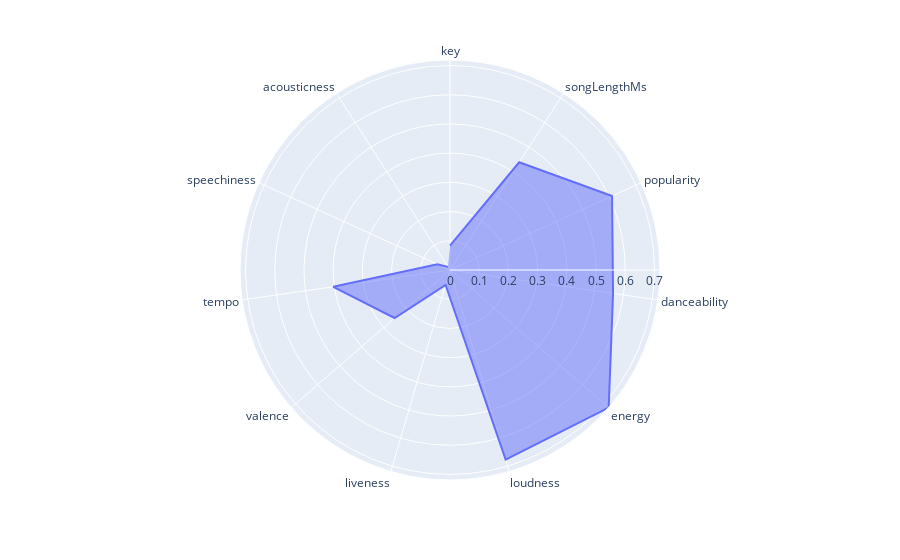

Write notebook code for a chart like this one.
### Markdown cell above
I'm going to start with the best piece of music ever produced: _Run Away With Me_

### Code cell
import plotly.express as px

of_interest=['trackName', 'key', 'songLengthMs', 'popularity', 'danceability', 'energy', 'loudness', 'liveness', 'valence', 'tempo', 'speechiness', 'acousticness']

run_with_me = songs_liked_scaled[songs_liked_scaled.trackName == 'Run Away With Me'][of_interest]

fig = px.line_polar(run_with_me, r=run_with_me.values[0][1:], theta=run_with_me.columns[1:])
fig.update_traces(fill='toself')
fig.show()

### Figure 1 — Plotly figure (JSON) as saved in the notebook; plotly's stock layout.template omitted (floating-point values rounded to 4 significant figures)
{"data": [{"fill": "toself", "hovertemplate": "r=%{r}<br>theta=%{theta}<extra></extra>", "legendgroup": "", "line": {"color": "#636efa", "dash": "solid"}, "mode": "lines", "name": "", "r": [0.08333, 0.4383, 0.61, 0.564, 0.719, 0.6763, 0.0536, 0.251, 0.4038, 0.0475, 0.0126], "showlegend": false, "subplot": "polar", "theta": ["key", "songLengthMs", "popularity", "danceability", "energy", "loudness", "liveness", "valence", "tempo", "speechiness", "acousticness"], "type": "scatterpolar"}], "layout": {"legend": {"tracegroupgap": 0}, "margin": {"t": 60}, "polar": {"angularaxis": {"direction": "clockwise", "rotation": 90}, "domain": {"x": [0, 1], "y": [0, 1]}}}}
